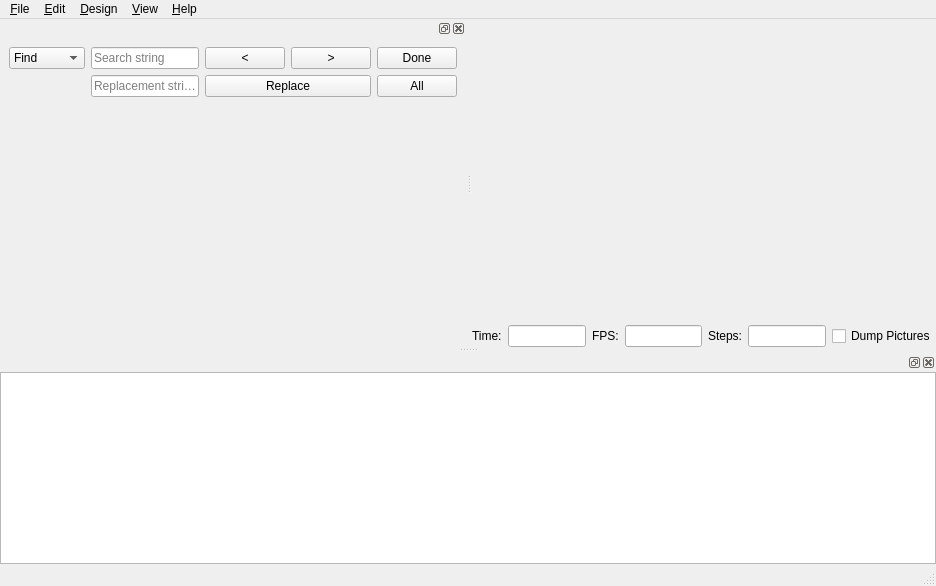
<?xml version="1.0" encoding="UTF-8"?>
<ui version="4.0">
 <class>MainWindow</class>
 <widget class="QMainWindow" name="MainWindow">
  <property name="geometry">
   <rect>
    <x>0</x>
    <y>0</y>
    <width>936</width>
    <height>586</height>
   </rect>
  </property>
  <widget class="QWidget" name="centralwidget">
   <layout class="QVBoxLayout" name="verticalLayout_2">
    <property name="spacing">
     <number>0</number>
    </property>
    <property name="margin">
     <number>0</number>
    </property>
    <item>
     <widget class="QWidget" name="mainWidget" native="true">
      <property name="sizePolicy">
       <sizepolicy hsizetype="Expanding" vsizetype="Expanding">
        <horstretch>0</horstretch>
        <verstretch>0</verstretch>
       </sizepolicy>
      </property>
      <property name="styleSheet">
       <string notr="true"/>
      </property>
      <layout class="QVBoxLayout" name="verticalLayout_3">
       <property name="margin">
        <number>0</number>
       </property>
       <item>
        <widget class="QGLView" name="qglview" native="true">
         <property name="sizePolicy">
          <sizepolicy hsizetype="Expanding" vsizetype="Expanding">
           <horstretch>0</horstretch>
           <verstretch>0</verstretch>
          </sizepolicy>
         </property>
         <property name="minimumSize">
          <size>
           <width>200</width>
           <height>100</height>
          </size>
         </property>
        </widget>
       </item>
       <item alignment="Qt::AlignBottom">
        <widget class="QFrame" name="animate_panel">
         <property name="enabled">
          <bool>true</bool>
         </property>
         <property name="frameShape">
          <enum>QFrame::NoFrame</enum>
         </property>
         <property name="frameShadow">
          <enum>QFrame::Raised</enum>
         </property>
         <property name="lineWidth">
          <number>0</number>
         </property>
         <layout class="QHBoxLayout" name="horizontalLayoutAnimate">
          <property name="margin">
           <number>0</number>
          </property>
          <item>
           <widget class="QLabel" name="label">
            <property name="text">
             <string>Time:</string>
            </property>
           </widget>
          </item>
          <item>
           <widget class="QLineEdit" name="e_tval"/>
          </item>
          <item>
           <widget class="QLabel" name="label_2">
            <property name="text">
             <string>FPS:</string>
            </property>
           </widget>
          </item>
          <item>
           <widget class="QLineEdit" name="e_fps"/>
          </item>
          <item>
           <widget class="QLabel" name="label_3">
            <property name="text">
             <string>Steps:</string>
            </property>
           </widget>
          </item>
          <item>
           <widget class="QLineEdit" name="e_fsteps"/>
          </item>
          <item>
           <widget class="QCheckBox" name="e_dump">
            <property name="text">
             <string>Dump Pictures</string>
            </property>
           </widget>
          </item>
         </layout>
        </widget>
       </item>
      </layout>
      <zorder>animate_panel</zorder>
      <zorder>qglview</zorder>
     </widget>
    </item>
   </layout>
  </widget>
  <widget class="QMenuBar" name="menubar">
   <property name="geometry">
    <rect>
     <x>0</x>
     <y>0</y>
     <width>936</width>
     <height>22</height>
    </rect>
   </property>
   <widget class="QMenu" name="menu_File">
    <property name="title">
     <string>&amp;File</string>
    </property>
    <widget class="QMenu" name="menuOpenRecent">
     <property name="title">
      <string>Open Recent</string>
     </property>
    </widget>
    <widget class="QMenu" name="menuExamples">
     <property name="title">
      <string>Examples</string>
     </property>
    </widget>
    <widget class="QMenu" name="menuExport">
     <property name="title">
      <string>Export</string>
     </property>
     <addaction name="designActionExportSTL"/>
     <addaction name="designActionExportOFF"/>
     <addaction name="designActionExportAMF"/>
     <addaction name="designActionExportDXF"/>
     <addaction name="designActionExportSVG"/>
     <addaction name="designActionExportCSG"/>
     <addaction name="separator"/>
     <addaction name="designActionExportImage"/>
    </widget>
    <addaction name="fileActionNew"/>
    <addaction name="fileActionOpen"/>
    <addaction name="menuOpenRecent"/>
    <addaction name="menuExamples"/>
    <addaction name="fileActionReload"/>
    <addaction name="fileActionClose"/>
    <addaction name="separator"/>
    <addaction name="fileActionSave"/>
    <addaction name="fileActionSaveAs"/>
    <addaction name="separator"/>
    <addaction name="menuExport"/>
    <addaction name="separator"/>
    <addaction name="fileShowLibraryFolder"/>
    <addaction name="separator"/>
    <addaction name="fileActionQuit"/>
   </widget>
   <widget class="QMenu" name="menu_Edit">
    <property name="title">
     <string>&amp;Edit</string>
    </property>
    <addaction name="editActionUndo"/>
    <addaction name="editActionRedo"/>
    <addaction name="separator"/>
    <addaction name="editActionCut"/>
    <addaction name="editActionCopy"/>
    <addaction name="editActionPaste"/>
    <addaction name="separator"/>
    <addaction name="editActionIndent"/>
    <addaction name="editActionUnindent"/>
    <addaction name="separator"/>
    <addaction name="editActionComment"/>
    <addaction name="editActionUncomment"/>
    <addaction name="separator"/>
    <addaction name="editActionPasteVPT"/>
    <addaction name="editActionPasteVPR"/>
    <addaction name="separator"/>
    <addaction name="editActionFind"/>
    <addaction name="editActionFindAndReplace"/>
    <addaction name="editActionFindNext"/>
    <addaction name="editActionFindPrevious"/>
    <addaction name="editActionUseSelectionForFind"/>
    <addaction name="separator"/>
    <addaction name="editActionZoomIn"/>
    <addaction name="editActionZoomOut"/>
    <addaction name="editActionPreferences"/>
   </widget>
   <widget class="QMenu" name="menu_Design">
    <property name="title">
     <string>&amp;Design</string>
    </property>
    <addaction name="designActionAutoReload"/>
    <addaction name="designActionReloadAndPreview"/>
    <addaction name="designActionPreview"/>
    <addaction name="designActionRender"/>
    <addaction name="separator"/>
    <addaction name="designCheckValidity"/>
    <addaction name="designActionDisplayAST"/>
    <addaction name="designActionDisplayCSGTree"/>
    <addaction name="designActionDisplayCSGProducts"/>
    <addaction name="separator"/>
    <addaction name="designActionFlushCaches"/>
   </widget>
   <widget class="QMenu" name="menu_View">
    <property name="title">
     <string>&amp;View</string>
    </property>
    <addaction name="viewActionPreview"/>
    <addaction name="viewActionSurfaces"/>
    <addaction name="viewActionWireframe"/>
    <addaction name="viewActionThrownTogether"/>
    <addaction name="separator"/>
    <addaction name="viewActionShowEdges"/>
    <addaction name="viewActionShowAxes"/>
    <addaction name="viewActionShowCrosshairs"/>
    <addaction name="viewActionAnimate"/>
    <addaction name="separator"/>
    <addaction name="viewActionTop"/>
    <addaction name="viewActionBottom"/>
    <addaction name="viewActionLeft"/>
    <addaction name="viewActionRight"/>
    <addaction name="viewActionFront"/>
    <addaction name="viewActionBack"/>
    <addaction name="viewActionDiagonal"/>
    <addaction name="viewActionCenter"/>
    <addaction name="separator"/>
    <addaction name="viewActionZoomIn"/>
    <addaction name="viewActionZoomOut"/>
    <addaction name="separator"/>
    <addaction name="viewActionResetView"/>
    <addaction name="separator"/>
    <addaction name="viewActionPerspective"/>
    <addaction name="viewActionOrthogonal"/>
    <addaction name="separator"/>
    <addaction name="editActionHide"/>
    <addaction name="viewActionHide"/>
    <addaction name="viewDetatchWindow"/>
   </widget>
   <widget class="QMenu" name="menuHelp">
    <property name="title">
     <string>&amp;Help</string>
    </property>
    <addaction name="helpActionAbout"/>
    <addaction name="helpActionHomepage"/>
    <addaction name="helpActionManual"/>
    <addaction name="helpActionLibraryInfo"/>
    <addaction name="helpActionFontInfo"/>
    <addaction name="appActionUpdateCheck"/>
   </widget>
   <addaction name="menu_File"/>
   <addaction name="menu_Edit"/>
   <addaction name="menu_Design"/>
   <addaction name="menu_View"/>
   <addaction name="menuHelp"/>
  </widget>
  <widget class="QStatusBar" name="statusbar"/>
  <widget class="QDockWidget" name="editorDock">
   <attribute name="dockWidgetArea">
    <number>1</number>
   </attribute>
   <widget class="QWidget" name="editorDockContents">
    <layout class="QVBoxLayout" name="verticalLayout_4">
     <property name="margin">
      <number>0</number>
     </property>
     <item alignment="Qt::AlignTop">
      <widget class="QFrame" name="find_panel">
       <property name="enabled">
        <bool>true</bool>
       </property>
       <property name="sizePolicy">
        <sizepolicy hsizetype="Preferred" vsizetype="Minimum">
         <horstretch>0</horstretch>
         <verstretch>0</verstretch>
        </sizepolicy>
       </property>
       <property name="frameShape">
        <enum>QFrame::NoFrame</enum>
       </property>
       <property name="frameShadow">
        <enum>QFrame::Raised</enum>
       </property>
       <property name="lineWidth">
        <number>0</number>
       </property>
       <layout class="QGridLayout" name="gridLayout">
        <item row="0" column="0">
         <widget class="QComboBox" name="findTypeComboBox">
          <item>
           <property name="text">
            <string>Find</string>
           </property>
          </item>
          <item>
           <property name="text">
            <string>Replace</string>
           </property>
          </item>
         </widget>
        </item>
        <item row="0" column="1">
         <widget class="QLineEdit" name="findInputField">
          <property name="placeholderText">
           <string>Search string</string>
          </property>
         </widget>
        </item>
        <item row="0" column="2">
         <widget class="QPushButton" name="prevButton">
          <property name="text">
           <string>&lt;</string>
          </property>
         </widget>
        </item>
        <item row="0" column="3">
         <widget class="QPushButton" name="nextButton">
          <property name="text">
           <string>&gt;</string>
          </property>
         </widget>
        </item>
        <item row="0" column="4">
         <widget class="QPushButton" name="hideFindButton">
          <property name="text">
           <string>Done</string>
          </property>
         </widget>
        </item>
        <item row="1" column="1">
         <widget class="QLineEdit" name="replaceInputField">
          <property name="placeholderText">
           <string>Replacement string</string>
          </property>
         </widget>
        </item>
        <item row="1" column="2" colspan="2">
         <widget class="QPushButton" name="replaceButton">
          <property name="text">
           <string>Replace</string>
          </property>
         </widget>
        </item>
        <item row="1" column="4">
         <widget class="QPushButton" name="replaceAllButton">
          <property name="text">
           <string>All</string>
          </property>
         </widget>
        </item>
       </layout>
      </widget>
     </item>
    </layout>
   </widget>
  </widget>
  <widget class="QDockWidget" name="consoleDock">
   <attribute name="dockWidgetArea">
    <number>8</number>
   </attribute>
   <widget class="QWidget" name="consoleDockContents">
    <layout class="QVBoxLayout" name="verticalLayout_5">
     <property name="margin">
      <number>0</number>
     </property>
     <item>
      <widget class="QTextEdit" name="console">
       <property name="focusPolicy">
        <enum>Qt::ClickFocus</enum>
       </property>
       <property name="readOnly">
        <bool>true</bool>
       </property>
      </widget>
     </item>
    </layout>
   </widget>
  </widget>
  <action name="fileActionNew">
   <property name="text">
    <string>&amp;New</string>
   </property>
   <property name="shortcut">
    <string>Ctrl+N</string>
   </property>
  </action>
  <action name="fileActionOpen">
   <property name="text">
    <string>&amp;Open...</string>
   </property>
   <property name="shortcut">
    <string>Ctrl+O</string>
   </property>
  </action>
  <action name="fileActionSave">
   <property name="text">
    <string>&amp;Save</string>
   </property>
   <property name="shortcut">
    <string>Ctrl+S</string>
   </property>
  </action>
  <action name="fileActionSaveAs">
   <property name="text">
    <string>Save &amp;As...</string>
   </property>
   <property name="shortcut">
    <string>Ctrl+Shift+S</string>
   </property>
  </action>
  <action name="fileActionReload">
   <property name="text">
    <string>&amp;Reload</string>
   </property>
   <property name="shortcut">
    <string>Ctrl+R</string>
   </property>
  </action>
  <action name="fileActionQuit">
   <property name="text">
    <string>&amp;Quit</string>
   </property>
   <property name="shortcut">
    <string>Ctrl+Q</string>
   </property>
  </action>
  <action name="editActionUndo">
   <property name="text">
    <string>&amp;Undo</string>
   </property>
   <property name="shortcut">
    <string>Ctrl+Z</string>
   </property>
   <property name="shortcutContext">
    <enum>Qt::WidgetWithChildrenShortcut</enum>
   </property>
  </action>
  <action name="editActionRedo">
   <property name="text">
    <string>&amp;Redo</string>
   </property>
   <property name="shortcut">
    <string>Ctrl+Shift+Z</string>
   </property>
   <property name="shortcutContext">
    <enum>Qt::WidgetWithChildrenShortcut</enum>
   </property>
  </action>
  <action name="editActionCut">
   <property name="text">
    <string>Cu&amp;t</string>
   </property>
   <property name="shortcut">
    <string>Ctrl+X</string>
   </property>
   <property name="shortcutContext">
    <enum>Qt::WidgetWithChildrenShortcut</enum>
   </property>
  </action>
  <action name="editActionCopy">
   <property name="text">
    <string>&amp;Copy</string>
   </property>
   <property name="shortcut">
    <string>Ctrl+C</string>
   </property>
   <property name="shortcutContext">
    <enum>Qt::WidgetWithChildrenShortcut</enum>
   </property>
  </action>
  <action name="editActionPaste">
   <property name="text">
    <string>&amp;Paste</string>
   </property>
   <property name="shortcut">
    <string>Ctrl+V</string>
   </property>
   <property name="shortcutContext">
    <enum>Qt::WidgetWithChildrenShortcut</enum>
   </property>
  </action>
  <action name="editActionIndent">
   <property name="text">
    <string>&amp;Indent</string>
   </property>
   <property name="shortcut">
    <string>Ctrl+I</string>
   </property>
  </action>
  <action name="editActionUnindent">
   <property name="text">
    <string>U&amp;nindent</string>
   </property>
   <property name="shortcut">
    <string>Ctrl+Shift+I</string>
   </property>
  </action>
  <action name="editActionComment">
   <property name="text">
    <string>C&amp;omment</string>
   </property>
   <property name="shortcut">
    <string>Ctrl+D</string>
   </property>
  </action>
  <action name="editActionUncomment">
   <property name="text">
    <string>Unco&amp;mment</string>
   </property>
   <property name="shortcut">
    <string>Ctrl+Shift+D</string>
   </property>
  </action>
  <action name="editActionPasteVPT">
   <property name="text">
    <string>Paste viewport translation</string>
   </property>
   <property name="shortcut">
    <string>Ctrl+T</string>
   </property>
  </action>
  <action name="editActionPasteVPR">
   <property name="text">
    <string>Paste viewport rotation</string>
   </property>
  </action>
  <action name="editActionZoomIn">
   <property name="text">
    <string>Zoom In</string>
   </property>
   <property name="shortcut">
    <string>Ctrl++</string>
   </property>
  </action>
  <action name="editActionZoomOut">
   <property name="text">
    <string>Zoom Out</string>
   </property>
   <property name="shortcut">
    <string>Ctrl+-</string>
   </property>
  </action>
  <action name="editActionHide">
   <property name="checkable">
    <bool>true</bool>
   </property>
   <property name="text">
    <string>Hide editor</string>
   </property>
  </action>
  <action name="viewDetatchWindow">
   <property name="text">
    <string>New Render Window</string>
   </property>
  </action>
  <action name="designActionReloadAndPreview">
   <property name="text">
    <string>&amp;Reload and Preview</string>
   </property>
   <property name="shortcut">
    <string>F4</string>
   </property>
  </action>
  <action name="designActionPreview">
   <property name="text">
    <string>&amp;Preview</string>
   </property>
   <property name="shortcut">
    <string>F5</string>
   </property>
  </action>
  <action name="designActionRender">
   <property name="text">
    <string>&amp;Render</string>
   </property>
   <property name="shortcut">
    <string>F6</string>
   </property>
  </action>
  <action name="designCheckValidity">
   <property name="text">
    <string>Check Validity</string>
   </property>
  </action>
  <action name="designActionDisplayAST">
   <property name="text">
    <string>Display &amp;AST...</string>
   </property>
  </action>
  <action name="designActionDisplayCSGTree">
   <property name="text">
    <string>Display CSG &amp;Tree...</string>
   </property>
  </action>
  <action name="designActionDisplayCSGProducts">
   <property name="text">
    <string>Display CSG &amp;Products...</string>
   </property>
  </action>
  <action name="designActionExportSTL">
   <property name="text">
    <string>Export as &amp;STL...</string>
   </property>
  </action>
  <action name="designActionExportOFF">
   <property name="text">
    <string>Export as &amp;OFF...</string>
   </property>
  </action>
  <action name="viewActionPreview">
   <property name="checkable">
    <bool>true</bool>
   </property>
   <property name="text">
    <string>Preview</string>
   </property>
   <property name="shortcut">
    <string>F9</string>
   </property>
  </action>
  <action name="viewActionSurfaces">
   <property name="checkable">
    <bool>true</bool>
   </property>
   <property name="text">
    <string>Surfaces</string>
   </property>
   <property name="shortcut">
    <string>F10</string>
   </property>
  </action>
  <action name="viewActionWireframe">
   <property name="checkable">
    <bool>true</bool>
   </property>
   <property name="text">
    <string>Wireframe</string>
   </property>
   <property name="shortcut">
    <string>F11</string>
   </property>
  </action>
  <action name="viewActionThrownTogether">
   <property name="checkable">
    <bool>true</bool>
   </property>
   <property name="text">
    <string>Thrown Together</string>
   </property>
   <property name="shortcut">
    <string>F12</string>
   </property>
  </action>
  <action name="viewActionShowEdges">
   <property name="checkable">
    <bool>true</bool>
   </property>
   <property name="text">
    <string>Show Edges</string>
   </property>
   <property name="shortcut">
    <string>Ctrl+1</string>
   </property>
  </action>
  <action name="viewActionShowAxes">
   <property name="checkable">
    <bool>true</bool>
   </property>
   <property name="text">
    <string>Show Axes</string>
   </property>
   <property name="shortcut">
    <string>Ctrl+2</string>
   </property>
  </action>
  <action name="viewActionShowCrosshairs">
   <property name="checkable">
    <bool>true</bool>
   </property>
   <property name="text">
    <string>Show Crosshairs</string>
   </property>
   <property name="shortcut">
    <string>Ctrl+3</string>
   </property>
  </action>
  <action name="viewActionAnimate">
   <property name="checkable">
    <bool>true</bool>
   </property>
   <property name="text">
    <string>Animate</string>
   </property>
  </action>
  <action name="viewActionTop">
   <property name="text">
    <string>Top</string>
   </property>
   <property name="shortcut">
    <string>Ctrl+4</string>
   </property>
  </action>
  <action name="viewActionBottom">
   <property name="text">
    <string>Bottom</string>
   </property>
   <property name="shortcut">
    <string>Ctrl+5</string>
   </property>
  </action>
  <action name="viewActionLeft">
   <property name="text">
    <string>Left</string>
   </property>
   <property name="shortcut">
    <string>Ctrl+6</string>
   </property>
  </action>
  <action name="viewActionRight">
   <property name="text">
    <string>Right</string>
   </property>
   <property name="shortcut">
    <string>Ctrl+7</string>
   </property>
  </action>
  <action name="viewActionFront">
   <property name="text">
    <string>Front</string>
   </property>
   <property name="shortcut">
    <string>Ctrl+8</string>
   </property>
  </action>
  <action name="viewActionBack">
   <property name="text">
    <string>Back</string>
   </property>
   <property name="shortcut">
    <string>Ctrl+9</string>
   </property>
  </action>
  <action name="viewActionDiagonal">
   <property name="text">
    <string>Diagonal</string>
   </property>
   <property name="shortcut">
    <string>Ctrl+0</string>
   </property>
  </action>
  <action name="viewActionCenter">
   <property name="text">
    <string>Center</string>
   </property>
   <property name="shortcut">
    <string>Ctrl+P</string>
   </property>
  </action>
  <action name="viewActionPerspective">
   <property name="checkable">
    <bool>true</bool>
   </property>
   <property name="text">
    <string>Perspective</string>
   </property>
  </action>
  <action name="viewActionOrthogonal">
   <property name="checkable">
    <bool>true</bool>
   </property>
   <property name="text">
    <string>Orthogonal</string>
   </property>
  </action>
  <action name="viewActionHide">
   <property name="checkable">
    <bool>true</bool>
   </property>
   <property name="text">
    <string>Hide console</string>
   </property>
  </action>
  <action name="helpActionAbout">
   <property name="enabled">
    <bool>true</bool>
   </property>
   <property name="text">
    <string>About</string>
   </property>
  </action>
  <action name="helpActionManual">
   <property name="text">
    <string>Documentation</string>
   </property>
  </action>
  <action name="fileActionClearRecent">
   <property name="text">
    <string>Clear Recent</string>
   </property>
  </action>
  <action name="designActionExportDXF">
   <property name="text">
    <string>Export as DXF...</string>
   </property>
  </action>
  <action name="fileActionClose">
   <property name="text">
    <string>Close</string>
   </property>
   <property name="shortcut">
    <string>Ctrl+W</string>
   </property>
  </action>
  <action name="editActionPreferences">
   <property name="text">
    <string>Preferences</string>
   </property>
  </action>
  <action name="editActionFind">
   <property name="text">
    <string>Find...</string>
   </property>
   <property name="shortcut">
    <string>Ctrl+F</string>
   </property>
  </action>
  <action name="editActionFindAndReplace">
   <property name="text">
    <string>Find and Replace...</string>
   </property>
   <property name="shortcut">
    <string>Ctrl+Alt+F</string>
   </property>
  </action>
  <action name="editActionFindNext">
   <property name="text">
    <string>Find Next</string>
   </property>
   <property name="shortcut">
    <string>Ctrl+G</string>
   </property>
  </action>
  <action name="editActionFindPrevious">
   <property name="text">
    <string>Find Previous</string>
   </property>
   <property name="shortcut">
    <string>Ctrl+Shift+G</string>
   </property>
  </action>
  <action name="editActionUseSelectionForFind">
   <property name="text">
    <string>Use Selection for Find</string>
   </property>
   <property name="shortcut">
    <string>Ctrl+E</string>
   </property>
  </action>
  <action name="designActionFlushCaches">
   <property name="text">
    <string>Flush Caches</string>
   </property>
  </action>
  <action name="helpActionHomepage">
   <property name="text">
    <string>OpenSCAD Homepage</string>
   </property>
  </action>
  <action name="designActionAutoReload">
   <property name="checkable">
    <bool>true</bool>
   </property>
   <property name="text">
    <string>Automatic Reload and Preview</string>
   </property>
  </action>
  <action name="designActionExportImage">
   <property name="text">
    <string>Export as Image...</string>
   </property>
  </action>
  <action name="designActionExportCSG">
   <property name="text">
    <string>Export as CSG...</string>
   </property>
  </action>
  <action name="helpActionLibraryInfo">
   <property name="text">
    <string>Library info</string>
   </property>
  </action>
  <action name="appActionUpdateCheck">
   <property name="enabled">
    <bool>false</bool>
   </property>
   <property name="text">
    <string>Check for Update..</string>
   </property>
  </action>
  <action name="fileShowLibraryFolder">
   <property name="text">
    <string>Show Library Folder...</string>
   </property>
  </action>
  <action name="viewActionResetView">
   <property name="text">
    <string>Reset View</string>
   </property>
  </action>
  <action name="helpActionFontInfo">
   <property name="text">
    <string>Font List</string>
   </property>
  </action>
  <action name="designActionExportSVG">
   <property name="text">
    <string>Export as SVG...</string>
   </property>
  </action>
  <action name="designActionExportAMF">
   <property name="text">
    <string>Export as AMF...</string>
   </property>
  </action>
  <action name="viewActionZoomIn">
   <property name="text">
    <string>Zoom In</string>
   </property>
   <property name="shortcut">
    <string>Ctrl+]</string>
   </property>
  </action>
  <action name="viewActionZoomOut">
   <property name="text">
    <string>Zoom Out</string>
   </property>
   <property name="shortcut">
    <string>Ctrl+[</string>
   </property>
  </action>
 </widget>
 <customwidgets>
  <customwidget>
   <class>QGLView</class>
   <extends>QWidget</extends>
   <header>QGLView.h</header>
   <container>1</container>
  </customwidget>
 </customwidgets>
 <resources>
  <include location="../openscad.qrc"/>
 </resources>
 <connections>
  <connection>
   <sender>fileActionClose</sender>
   <signal>triggered()</signal>
   <receiver>MainWindow</receiver>
   <slot>close()</slot>
   <hints>
    <hint type="sourcelabel">
     <x>-1</x>
     <y>-1</y>
    </hint>
    <hint type="destinationlabel">
     <x>340</x>
     <y>323</y>
    </hint>
   </hints>
  </connection>
 </connections>
</ui>
